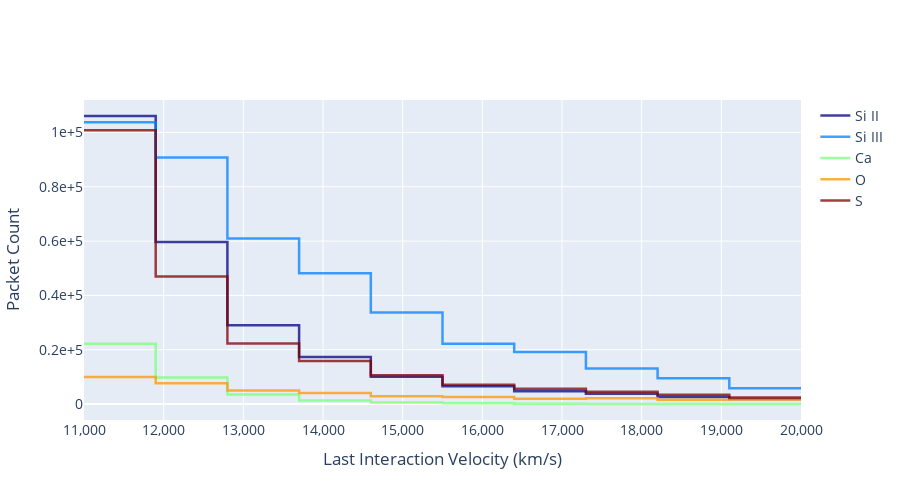

The cell this chart's notebook holds for it:
### Markdown cell above
## Plotting a specific number of bins
You can regroup the bins with broader widths within the same velocity range using `num_bins`.

### Code cell
plotter.generate_plot_ply(species_list=species_list, num_bins=10)

### Figure 1 — Plotly figure (JSON) as saved in the notebook; plotly's stock layout.template omitted (floating-point values rounded to 4 significant figures)
{"data": [{"line": {"color": "rgb(0, 0, 127)", "shape": "hv", "width": 2.5}, "mode": "lines", "name": "Si II", "opacity": 0.75, "type": "scatter", "x": [11000, 11900, 11900, 12800, 12800, 13700, 13700, 14600, 14600, 15500, 15500, 16400, 16400, 17300, 17300, 18200, 18200, 19100, 19100, 20000], "y": [106070, 106070, 59630, 59630, 28970, 28970, 17290, 17290, 10050, 10050, 6520, 6520, 4720, 4720, 3810, 3810, 2590, 2590, 1810, 1810]}, {"line": {"color": "rgb(0, 127, 255)", "shape": "hv", "width": 2.5}, "mode": "lines", "name": "Si III", "opacity": 0.75, "type": "scatter", "x": [11000, 11900, 11900, 12800, 12800, 13700, 13700, 14600, 14600, 15500, 15500, 16400, 16400, 17300, 17300, 18200, 18200, 19100, 19100, 20000], "y": [103730, 103730, 90820, 90820, 60930, 60930, 48120, 48120, 33740, 33740, 22230, 22230, 19160, 19160, 13050, 13050, 9440, 9440, 5830, 5830]}, {"line": {"color": "rgb(123, 255, 123)", "shape": "hv", "width": 2.5}, "mode": "lines", "name": "Ca", "opacity": 0.75, "type": "scatter", "x": [11000, 11900, 11900, 12800, 12800, 13700, 13700, 14600, 14600, 15500, 15500, 16400, 16400, 17300, 17300, 18200, 18200, 19100, 19100, 20000], "y": [22200, 22200, 9770, 9770, 3470, 3470, 1300, 1300, 540, 540, 270, 270, 50, 50, 10, 10, 40, 40, 0, 0]}, {"line": {"color": "rgb(255, 151, 0)", "shape": "hv", "width": 2.5}, "mode": "lines", "name": "O", "opacity": 0.75, "type": "scatter", "x": [11000, 11900, 11900, 12800, 12800, 13700, 13700, 14600, 14600, 15500, 15500, 16400, 16400, 17300, 17300, 18200, 18200, 19100, 19100, 20000], "y": [9940, 9940, 7620, 7620, 4990, 4990, 4060, 4060, 2860, 2860, 2620, 2620, 1940, 1940, 2140, 2140, 1570, 1570, 1660, 1660]}, {"line": {"color": "rgb(127, 0, 0)", "shape": "hv", "width": 2.5}, "mode": "lines", "name": "S", "opacity": 0.75, "type": "scatter", "x": [11000, 11900, 11900, 12800, 12800, 13700, 13700, 14600, 14600, 15500, 15500, 16400, 16400, 17300, 17300, 18200, 18200, 19100, 19100, 20000], "y": [100780, 100780, 46990, 46990, 22260, 22260, 15800, 15800, 10550, 10550, 7110, 7110, 5630, 5630, 4490, 4490, 3450, 3450, 2350, 2350]}], "layout": {"font": {"size": 14}, "height": 500, "xaxis": {"exponentformat": "none", "title": {"text": "Last Interaction Velocity (km/s)"}}, "yaxis": {"exponentformat": "e", "title": {"text": "Packet Count"}}}}
